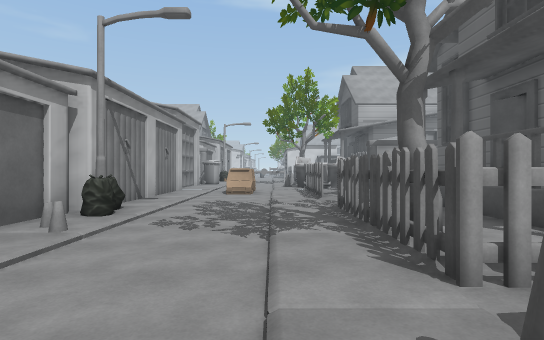
View 1 (above)

16 first-person views from a walk through a scene from a Unity 3-D project. The camera is 1.5 m above the floor, looks level and sees 80° across. The floor is counted in squares, 2 m on a side. Each view is taken from the middle of a square. On the plan, view 1 faces up. The plan holds only what a view shows up to about 11 squares ahead; the rest is blank. The place goes on beyond the plan. Some animated figures are left out.

View 2
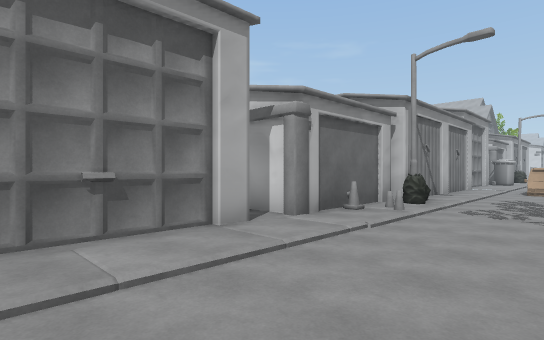

View 3
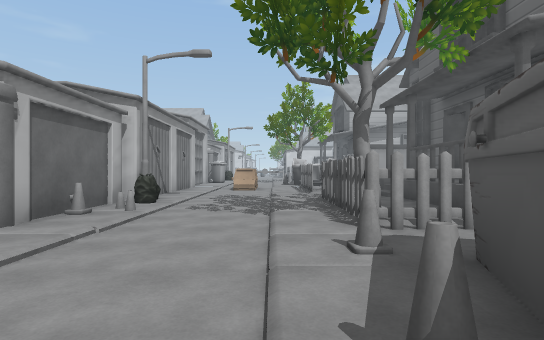

View 4
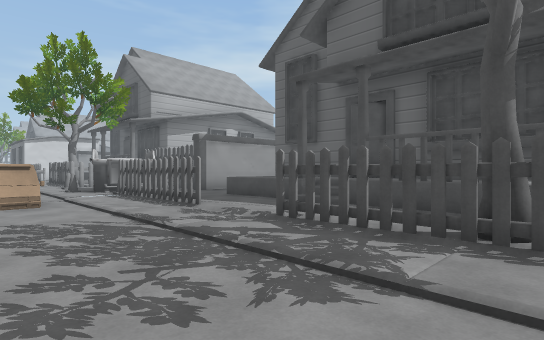

View 5
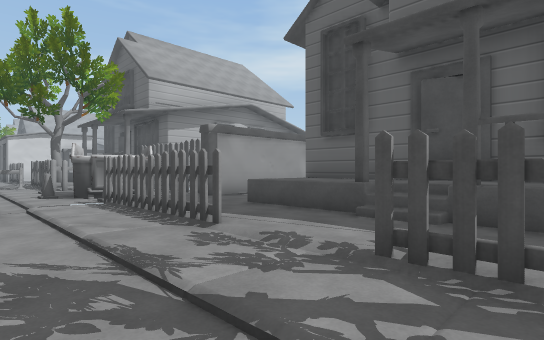

View 6
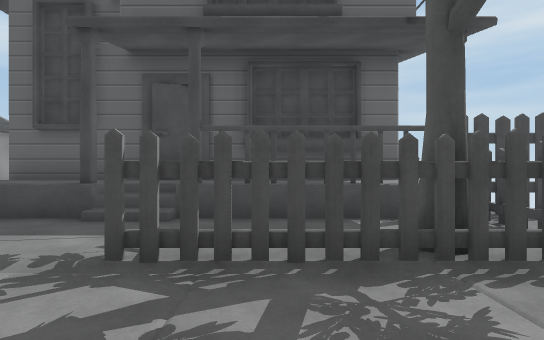

View 7
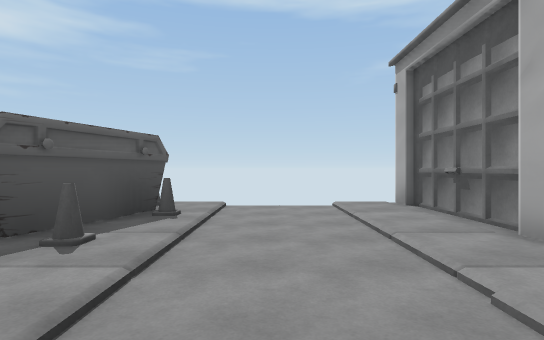

View 8
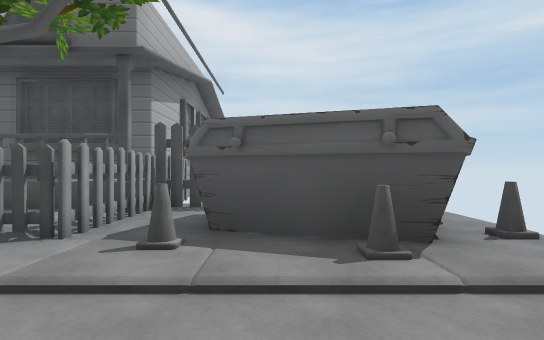

View 9
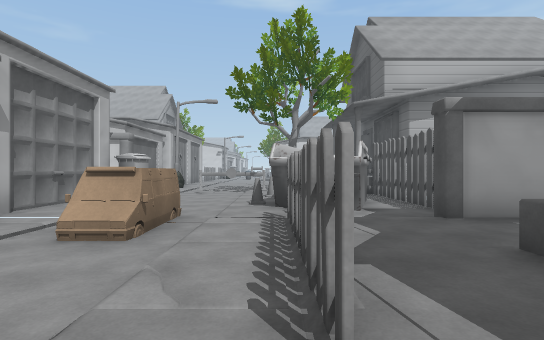

View 10
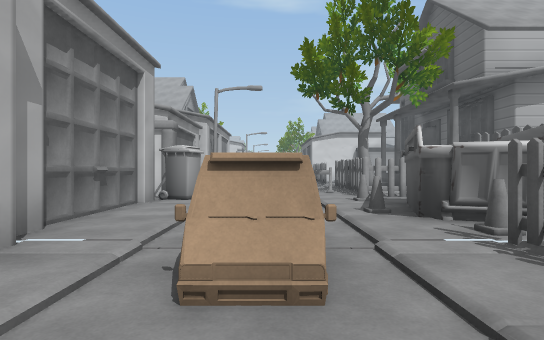

View 11
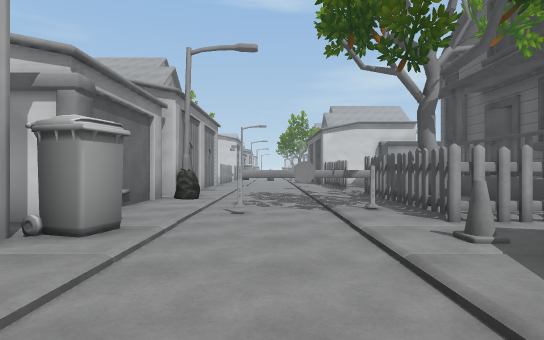

View 12
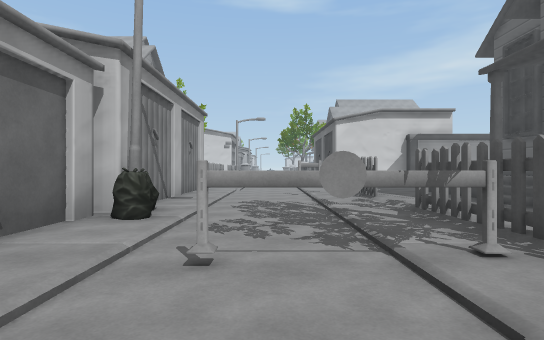

View 13
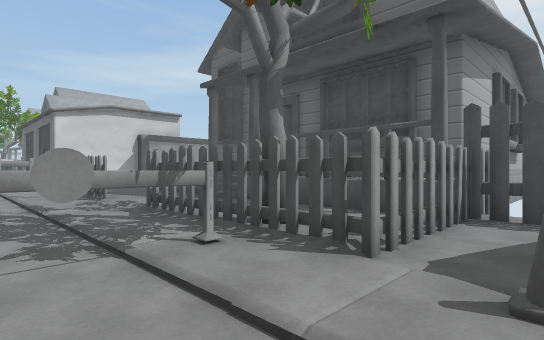

View 14
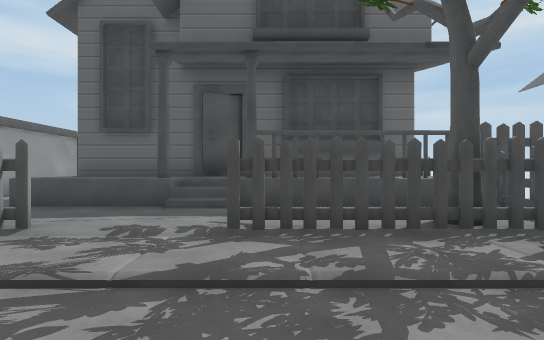

View 15
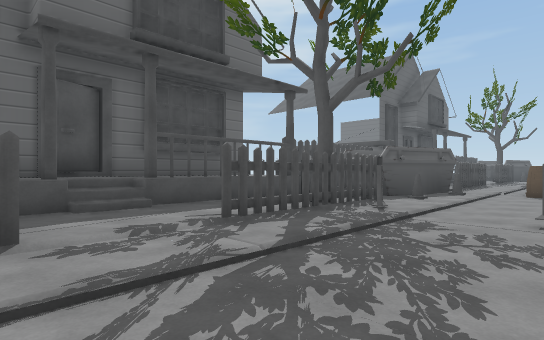

View 16
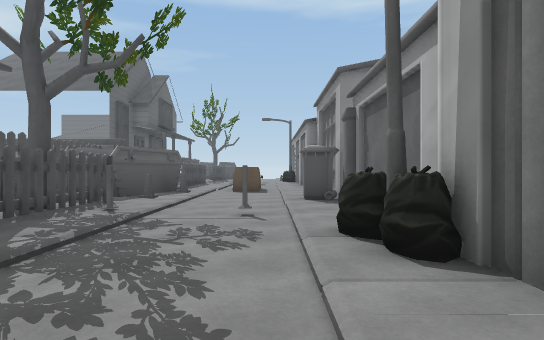

### Floor plan
Key: @ floor where view 1 was taken; # wall or solid block; x gap in a wall; . main floor; : floor 0.25 m higher than the main floor; + floor 1 m higher than the main floor; / step, stairs or slope; = window, fence, low wall or low ledge; ^ raised ledge; T thing the floor can be seen under or through; O other object.
Columns run from 5 left of view 1 to 8 right of it. Each row starts with its distance up from view 1.
 25  #.../x::++#
 24  #.../#::++#
 23  O.../.::#+#
 22  #.../.::/+#
 21  ##../T::#+#
 20  #.../T::++#
 19  O..OOTO:++#
 18  # ../T::++#
 17  ##../.TT#x
 16  ##../O^##
 15  #.../.##
 14  #.../O #
 13  #.../O^##
 12  #//#/#. #####
 11   O.#/#...
 10   .../x./ #
  9   .../#./+#
  8   .../..=+#
  7   .../../+#
  6  #O../#.#+#
  5  ##../#.#+#
  4  OO../xO.+#
  3  #O../x..+#
  2 ##.../#####
  1  O.../O#
  0  #...@.#
 -1  O.../O
 -2  #.../O^
 -3  #    #

Where each view was taken, in squares from view 1:
view 1: 0 up, 0 right, facing up
view 2: 2 down, 0 right, facing up-left
view 3: 2 down, 0 right, facing up
view 4: 3 up, 2 left, facing up-right
view 5: 5 up, 1 left, facing up-right
view 6: 5 up, 1 left, facing right
view 7: 4 up, 1 left, facing down
view 8: 0 up, 2 left, facing right
view 9: 7 up, 1 right, facing up
view 10: 9 up, 1 left, facing up
view 11: 13 up, 1 left, facing up
view 12: 16 up, 1 left, facing up
view 13: 16 up, 1 left, facing up-right
view 14: 21 up, 2 left, facing right
view 15: 24 up, 2 left, facing down-right
view 16: 24 up, 2 left, facing down
